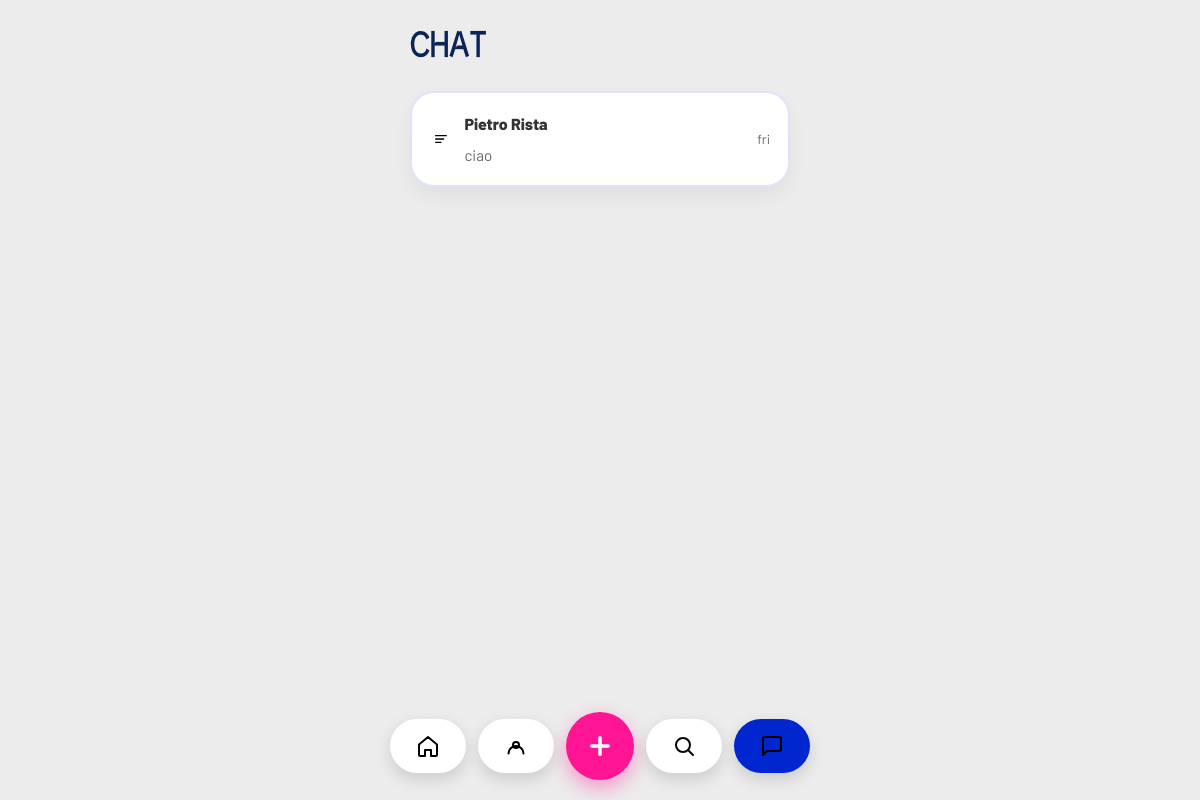
The page /chat (signed in) on the database as committed earlier.
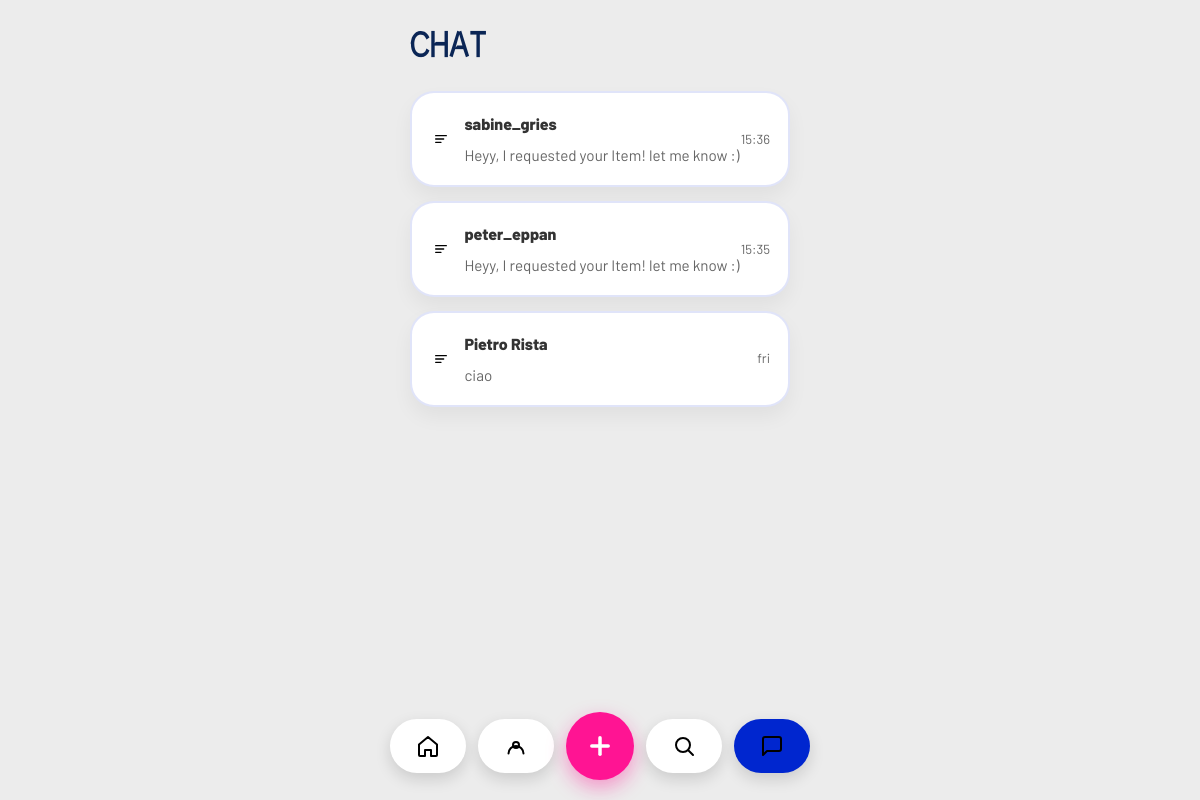
The same page on the database as committed later.
### tables this page shows
CREATE TABLE requests (
            id INTEGER PRIMARY KEY AUTOINCREMENT,
            item_id INTEGER NOT NULL,
            borrower_id INTEGER NOT NULL,
            status TEXT DEFAULT 'pending',
            created_at TIMESTAMP DEFAULT CURRENT_TIMESTAMP,
            FOREIGN KEY (item_id) REFERENCES items (id),
            FOREIGN KEY (borrower_id) REFERENCES "users_old" (id)
        );

### app.py (the view)
@app.route('/chat')
def chat_index():
    if 'user_id' not in session:
        return redirect(url_for('login'))
    conn = get_db_connection()
    cursor = conn.cursor()
    cursor.execute('''
        SELECT r.id, i.name as item_name,
               (CASE WHEN i.owner_id = ? THEN u2.username ELSE u1.username END) as other_name,
               (SELECT content FROM messages m WHERE m.request_id = r.id ORDER BY m.created_at DESC LIMIT 1) as last_message,
               (SELECT created_at FROM messages m WHERE m.request_id = r.id ORDER BY m.created_at DESC LIMIT 1) as last_message_at
        FROM requests r
        JOIN items i ON r.item_id = i.id
        JOIN users u1 ON i.owner_id = u1.id
        JOIN users u2 ON r.borrower_id = u2.id
        WHERE (i.owner_id = ? OR r.borrower_id = ?)
          AND EXISTS (SELECT 1 FROM messages m WHERE m.request_id = r.id)
        ORDER BY last_message_at DESC
    ''', (session['user_id'], session['user_id'], session['user_id']))
    rows = cursor.fetchall()
    conn.close()
    chats = []
    for row in rows:
        chat = dict(row)
        chat['last_message_at'] = format_chat_timestamp(row['last_message_at'])
        chats.append(chat)
    return render_template('chat_list.html', chats=chats)

### app.py (called while the page is built)
def get_db_connection():
    conn = sqlite3.connect(DATABASE)
    conn.row_factory = sqlite3.Row
    conn.create_function('distance_km', 4, haversine_km)
    return conn

@app.context_processor
def inject_current_user_photo():
    if 'user_id' not in session:
        return {'current_user_photo': None}
    conn = get_db_connection()
    cursor = conn.cursor()
    cursor.execute('SELECT photo FROM users WHERE id = ?', (session['user_id'],))
    row = cursor.fetchone()
    conn.close()
    return {'current_user_photo': row['photo'] if row else None}

def format_chat_timestamp(value):
    if not value:
        return ''
    try:
        ts = datetime.strptime(value, '%Y-%m-%d %H:%M:%S')
    except (TypeError, ValueError):
        return value
    today = datetime.now().date()
    if ts.date() == today:
        return ts.strftime('%H:%M')
    elif (today - ts.date()).days < 7:
        return ts.strftime('%a').lower()
    else:
        return ts.strftime('%d/%m/%Y')

### templates/chat_list.html (shortened to what this page needs)
<!DOCTYPE html>
<html lang="en">
<head>
    <link rel="stylesheet" href="{{ url_for('static', filename='style.css') }}">
</head>
<body class="chat-page">
    <div class="container">
        <header class="chat-header">
            <h1>CHAT</h1>
        </header>
        <main>
            <section class="chat-list-section">
                {% if chats %}
                <div class="chat-list">
                    {% for chat in chats %}
                    <a href="{{ url_for('chat', request_id=chat.id) }}" class="chat-card">
                        <div class="chat-card-left">
                            <div class="avatar icon icon-request"></div>
                            <div class="chat-card-text">
                                <div class="chat-name">{{ chat.other_name }}</div>
                                <p class="chat-snippet">{{ chat.last_message }}</p>
                            </div>
                        </div>
                        <div class="chat-card-time">{{ chat.last_message_at }}</div>
                    </a>
                    {% endfor %}
                </div>
                {% else %}
                <p class="empty-state">No messages yet</p>
                {% endif %}
            </section>
        </main>
        {% include 'footer_nav.html' %}
    </div>
</body>
</html>

Rows that differ between the two databases and show on the page:
added requests: other_name "sabine_gries", last_message "Heyy, I requested your Item! let me know :)", last_message_at "15:36"
added requests: other_name "peter_eppan", last_message "Heyy, I requested your Item! let me know :)", last_message_at "15:35"
